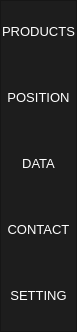
          <widget class="QFrame" name="frame">
           <property name="minimumSize">
            <size>
             <width>0</width>
             <height>0</height>
            </size>
           </property>
           <property name="maximumSize">
            <size>
             <width>0</width>
             <height>16777215</height>
            </size>
           </property>
           <property name="styleSheet">
            <string notr="true">QFrame{
	background-color: rgba(29,29,29,255);
}
QPushButton{
	background-color: rgba(29,29,29,255);
	color: rgb(255, 255, 255);
	border: 1px solid rgb(29,29,29);
}</string>
           </property>
           <property name="frameShape">
            <enum>QFrame::StyledPanel</enum>
           </property>
           <property name="frameShadow">
            <enum>QFrame::Raised</enum>
           </property>
           <layout class="QVBoxLayout" name="verticalLayout_8">
            <property name="leftMargin">
             <number>0</number>
            </property>
            <property name="topMargin">
             <number>0</number>
            </property>
            <property name="rightMargin">
             <number>0</number>
            </property>
            <property name="bottomMargin">
             <number>0</number>
            </property>
            <item>
             <widget class="QPushButton" name="pushButton_2">
              <property name="minimumSize">
               <size>
                <width>0</width>
                <height>60</height>
               </size>
              </property>
              <property name="font">
               <font>
                <pointsize>10</pointsize>
               </font>
              </property>
              <property name="text">
               <string>PRODUCTS</string>
              </property>
             </widget>
            </item>
            <item>
             <widget class="QPushButton" name="pushButton_3">
              <property name="minimumSize">
               <size>
                <width>0</width>
                <height>60</height>
               </size>
              </property>
              <property name="font">
               <font>
                <pointsize>10</pointsize>
               </font>
              </property>
              <property name="text">
               <string>POSITION</string>
              </property>
             </widget>
            </item>
            <item>
             <widget class="QPushButton" name="pushButton_4">
              <property name="minimumSize">
               <size>
                <width>0</width>
                <height>60</height>
               </size>
              </property>
              <property name="font">
               <font>
                <pointsize>10</pointsize>
               </font>
              </property>
              <property name="text">
               <string>DATA</string>
              </property>
             </widget>
            </item>
            <item>
             <widget class="QPushButton" name="pushButton_5">
              <property name="minimumSize">
               <size>
                <width>0</width>
                <height>60</height>
               </size>
              </property>
              <property name="font">
               <font>
                <pointsize>10</pointsize>
               </font>
              </property>
              <property name="text">
               <string>CONTACT</string>
              </property>
             </widget>
            </item>
            <item>
             <widget class="QPushButton" name="pushButton_16">
              <property name="minimumSize">
               <size>
                <width>0</width>
                <height>60</height>
               </size>
              </property>
              <property name="font">
               <font>
                <pointsize>10</pointsize>
               </font>
              </property>
              <property name="text">
               <string>SETTING</string>
              </property>
             </widget>
            </item>
            <item>
             <widget class="QFrame" name="frame_2">
              <property name="minimumSize">
               <size>
                <width>0</width>
                <height>0</height>
               </size>
              </property>
              <property name="frameShape">
               <enum>QFrame::StyledPanel</enum>
              </property>
              <property name="frameShadow">
               <enum>QFrame::Raised</enum>
              </property>
             </widget>
            </item>
           </layout>
          </widget>
